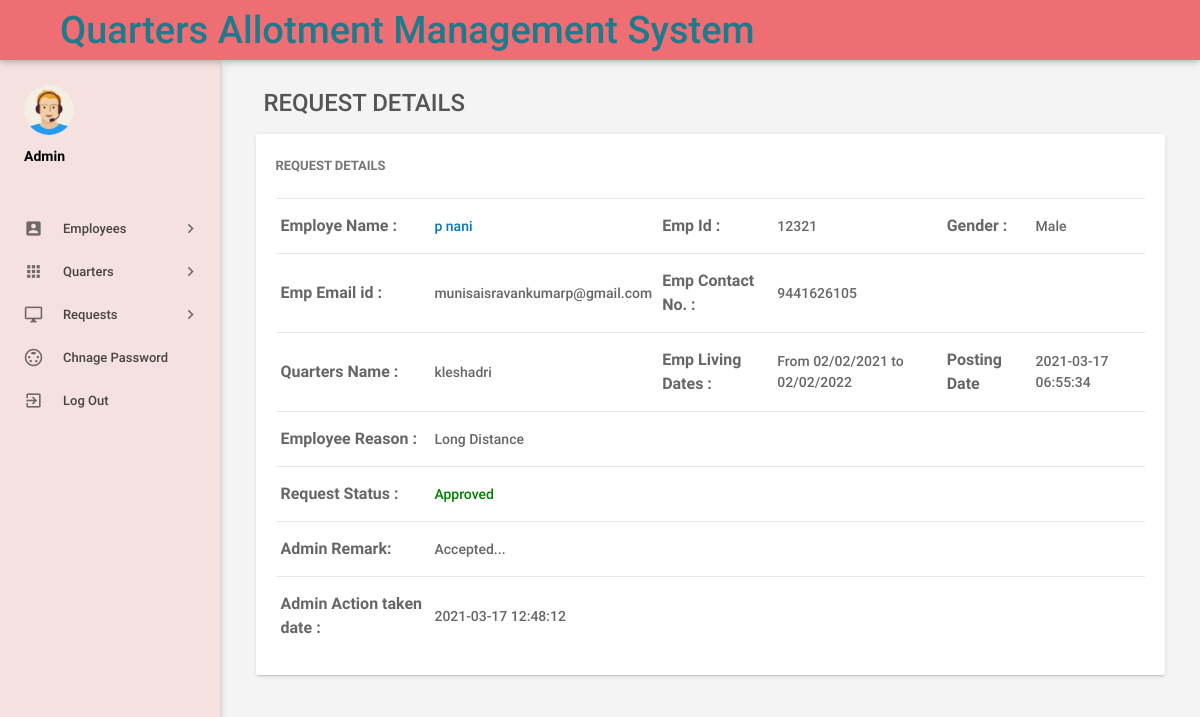
The app's page /admin/leave-details.php?leaveid=11 (signed in) with its own data.
### tables this page shows
CREATE TABLE `tblleaves` (
  `id` int(11) NOT NULL,
  `EmpName` varchar(110) NOT NULL,
  `QutBlock` varchar(11) NOT NULL,
  `QutName` varchar(110) NOT NULL,
  `Emailid` varchar(255) NOT NULL,
  `ToDate` varchar(120) NOT NULL,
  `FromDate` varchar(120) NOT NULL,
  `Description` mediumtext NOT NULL,
  `PostingDate` timestamp NOT NULL DEFAULT current_timestamp(),
  `AdminRemark` mediumtext DEFAULT NULL,
  `AdminRemarkDate` varchar(120) DEFAULT NULL,
  `Status` int(1) NOT NULL,
  `IsRead` int(1) NOT NULL,
  `empid` int(11) DEFAULT NULL
);

CREATE TABLE `tblemployees` (
  `id` int(11) NOT NULL,
  `EmpId` varchar(100) NOT NULL,
  `FirstName` varchar(150) NOT NULL,
  `LastName` varchar(150) NOT NULL,
  `EmailId` varchar(200) NOT NULL,
  `Password` varchar(180) NOT NULL,
  `Gender` varchar(100) NOT NULL,
  `Dob` varchar(100) NOT NULL,
  `Department` varchar(255) NOT NULL,
  `Address` varchar(255) NOT NULL,
  `City` varchar(200) NOT NULL,
  `Country` varchar(150) NOT NULL,
  `Phonenumber` char(11) NOT NULL,
  `Status` int(1) NOT NULL,
  `RegDate` timestamp NOT NULL DEFAULT current_timestamp()
);

### admin/leave-details.php (the view, shortened to what this page needs)
<?php
include('includes/config.php');
if(strlen($_SESSION['alogin'])==0)
    {
header('location:index.php');
}
else{
 ?>
<!DOCTYPE html>
<html lang="en">
    <head>
        <link type="text/css" rel="stylesheet" href="../assets/plugins/materialize/css/materialize.min.css"/>
        <link type="text/css" rel="stylesheet" href="../assets/plugins/materialize/css/materialize.css"/>
        <link href="../assets/plugins/material-preloader/css/materialPreloader.min.css" rel="stylesheet">
        <link href="../assets/plugins/datatables/css/jquery.dataTables.min.css" rel="stylesheet">
                <link href="../assets/plugins/google-code-prettify/prettify.css" rel="stylesheet" type="text/css"/>
        <link href="../assets/css/alpha.min.css" rel="stylesheet" type="text/css"/>
        <link href="../assets/css/custom.css" rel="stylesheet" type="text/css"/>
        <link href="../assets/css/style.css" rel="stylesheet" type="text/css"/>
    </head>
    <body>
       <?php include('includes/header.php');?>
       <?php include('includes/sidebar.php');?>
            <main class="mn-inner">
                <div class="row">
                    <div class="col s12">
                        <div class="page-title" style="font-size:24px;">Request Details</div>
                    </div>
                    <div class="col s12 m12 l12">
                        <div class="card">
                            <div class="card-content">
                                <span class="card-title">Request Details</span>
                                <table id="example" class="display responsive-table ">
                                    <tbody>
<?php
$lid=intval($_GET['leaveid']);
$sql = "SELECT tblleaves.id as lid,tblemployees.FirstName,tblemployees.LastName,tblemployees.EmpId,tblemployees.id,tblemployees.Gender,tblemployees.Phonenumber,tblemployees.EmailId,tblleaves.QutName,tblleaves.ToDate,tblleaves.FromDate,tblleaves.Description,tblleaves.PostingDate,tblleaves.Status,tblleaves.AdminRemark,tblleaves.AdminRemarkDate from tblleaves join tblemployees on tblleaves.empid=tblemployees.id where tblleaves.id=:lid";
$query = $dbh -> prepare($sql);
$query->bindParam(':lid',$lid,PDO::PARAM_STR);
$query->execute();
$results=$query->fetchAll(PDO::FETCH_OBJ);
$cnt=1;
if($query->rowCount() > 0)
{
foreach($results as $result)
{
      ?>
                                        <tr>
                                            <td style="font-size:16px;"> <b>Employe Name :</b></td>
                                              <td><a href="editemployee.php?empid=<?php echo htmlentities($result->id);?>" target="_blank">
                                                <?php echo htmlentities($result->FirstName." ".$result->LastName);?></a></td>
                                              <td style="font-size:16px;"><b>Emp Id :</b></td>
                                              <td><?php echo htmlentities($result->EmpId);?></td>
                                              <td style="font-size:16px;"><b>Gender :</b></td>
                                              <td><?php echo htmlentities($result->Gender);?></td>
                                          </tr>
                                          <tr>
                                             <td style="font-size:16px;"><b>Emp Email id :</b></td>
                                            <td><?php echo htmlentities($result->EmailId);?></td>
                                             <td style="font-size:16px;"><b>Emp Contact No. :</b></td>
                                            <td><?php echo htmlentities($result->Phonenumber);?></td>
                                            <td>&nbsp;</td>
                                             <td>&nbsp;</td>
                                        </tr>
  <tr>
                                             <td style="font-size:16px;"><b>Quarters Name :</b></td>
                                            <td><?php echo htmlentities($result->QutName);?></td>
                                             <td style="font-size:16px;"><b>Emp Living Dates :</b></td>
                                            <td>From <?php echo htmlentities($result->FromDate);?> to <?php echo htmlentities($result->ToDate);?></td>
                                            <td style="font-size:16px;"><b>Posting Date</b></td>
                                           <td><?php echo htmlentities($result->PostingDate);?></td>
                                        </tr>
<tr>
                                             <td style="font-size:16px;"><b>Employee Reason : </b></td>
                                            <td colspan="5"><?php echo htmlentities($result->Description);?></td>
                                        </tr>
<tr>
<td style="font-size:16px;"><b>Request Status :</b></td>
<td colspan="5"><?php $stats=$result->Status;
if($stats==1){
$sql="SELECT * from  tblleaves where empid=tblleaves.empid";
$query = $dbh -> prepare($sql);
$query->execute();
$results=$query->fetchAll(PDO::FETCH_OBJ);
if($query->rowCount() > 0)
{
foreach($results as $result)
{
$toemail=" $result->Emailid";
$message= "
    Quarters Allotment Management System
  EmpName: $result->EmpName
  Email Id: $result->Emailid
  Quarters Block: $result->QutBlock
  Quarters Name: $result->QutName
            YOUR SUBMITTED REQUEST ACCEPTED SUCCESSFULLY...
   Rules:
            Please consult the department...
";
 }
}
?>
<span style="color: green">Approved</span>
 <?php } if($stats==2)  {
$sql="SELECT * from  tblleaves where empid=tblleaves.empid";
$query = $dbh -> prepare($sql);
$query->execute();
$results=$query->fetchAll(PDO::FETCH_OBJ);
if($query->rowCount() > 0)
{
foreach($results as $result)
{
$toemail=" $result->Emailid";
$message= "
    Quarters Allotment Management System
  EmpName: $result->EmpName
  Email Id: $result->Emailid
  Quarters Block: $result->QutBlock
  Quarters Name: $result->QutName
            YOUR SUBMITTED REQUEST REJECTED...
   Reasons:
            Due to Allotment of Quarters to Other Employee...
            OR submitted documents were incorrect...
            Please consult the department...
";
 }
}
$headers ='From: <nickholous@gmail.com>';
mail($toemail,"Employee Request Rejected",$message,$headers);
  ?>
<span style="color: red">Not Approved</span>
<?php } if($stats==0)  { ?>
 <span style="color: blue">waiting for approval</span>
 <?php } ?>
</td>
</tr>
<tr>
<td style="font-size:16px;"><b>Admin Remark: </b></td>
<td colspan="5"><?php
if($result->AdminRemark==""){
  echo "waiting for Approval";
}
else{
echo htmlentities($result->AdminRemark);
}
?></td>
 </tr>
 <tr>
<td style="font-size:16px;"><b>Admin Action taken date : </b></td>
<td colspan="5"><?php
if($result->AdminRemarkDate==""){
  echo "NA";
}
else{
echo htmlentities($result->AdminRemarkDate);
}
?></td>
 </tr>
                                         <?php $cnt++;} }?>
                                    </tbody>
                                </table>
                            </div>
                        </div>
                    </div>
                </div>
            </main>
        </div>
        <div class="left-sidebar-hover"></div>
    </body>
</html>
<?php } ?>

### records on screen
tblleaves: tblemployees.FirstName+LastName "p nani", tblemployees.EmpId "12321", tblemployees.Gender "Male", tblemployees.EmailId "munisaisravankumarp@gmail.com", tblemployees.Phonenumber "9441626105", QutName "kleshadri", FromDate "02/02/2021", ToDate "02/02/2022", PostingDate "2021-03-17 06:55:34", Description "Long Distance", Status "Approved", AdminRemark "Accepted...", AdminRemarkDate "2021-03-17 12:48:12"
